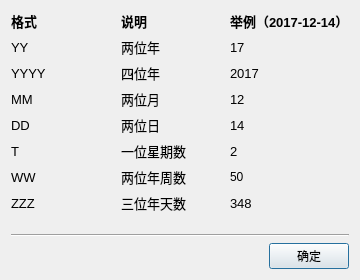
<?xml version="1.0" encoding="UTF-8"?>
<ui version="4.0">
 <class>DialogDateFormatInfo</class>
 <widget class="QDialog" name="DialogDateFormatInfo">
  <property name="geometry">
   <rect>
    <x>0</x>
    <y>0</y>
    <width>360</width>
    <height>280</height>
   </rect>
  </property>
  <property name="windowTitle">
   <string>日期格式说明</string>
  </property>
  <layout class="QVBoxLayout" name="verticalLayout">
   <item>
    <layout class="QGridLayout" name="gridLayout">
     <item row="0" column="0">
      <widget class="QLabel" name="labelHeader1">
       <property name="minimumSize">
        <size>
         <width>0</width>
         <height>20</height>
        </size>
       </property>
       <property name="font">
        <font>
         <pointsize>10</pointsize>
         <weight>75</weight>
         <bold>true</bold>
        </font>
       </property>
       <property name="text">
        <string>格式</string>
       </property>
      </widget>
     </item>
     <item row="0" column="1">
      <widget class="QLabel" name="labelHeader2">
       <property name="minimumSize">
        <size>
         <width>0</width>
         <height>20</height>
        </size>
       </property>
       <property name="font">
        <font>
         <pointsize>10</pointsize>
         <weight>75</weight>
         <bold>true</bold>
        </font>
       </property>
       <property name="text">
        <string>说明</string>
       </property>
      </widget>
     </item>
     <item row="0" column="2">
      <widget class="QLabel" name="labelHeader3">
       <property name="minimumSize">
        <size>
         <width>0</width>
         <height>20</height>
        </size>
       </property>
       <property name="font">
        <font>
         <pointsize>10</pointsize>
         <weight>75</weight>
         <bold>true</bold>
        </font>
       </property>
       <property name="text">
        <string>举例（2017-12-14）</string>
       </property>
      </widget>
     </item>
     <item row="2" column="0">
      <widget class="QLabel" name="labelFormat2">
       <property name="minimumSize">
        <size>
         <width>0</width>
         <height>20</height>
        </size>
       </property>
       <property name="font">
        <font>
         <pointsize>10</pointsize>
        </font>
       </property>
       <property name="text">
        <string>YYYY</string>
       </property>
      </widget>
     </item>
     <item row="7" column="0">
      <widget class="QLabel" name="labelFormat7">
       <property name="minimumSize">
        <size>
         <width>0</width>
         <height>20</height>
        </size>
       </property>
       <property name="font">
        <font>
         <pointsize>10</pointsize>
        </font>
       </property>
       <property name="text">
        <string>ZZZ</string>
       </property>
      </widget>
     </item>
     <item row="1" column="0">
      <widget class="QLabel" name="labelFormat1">
       <property name="minimumSize">
        <size>
         <width>0</width>
         <height>20</height>
        </size>
       </property>
       <property name="font">
        <font>
         <pointsize>10</pointsize>
        </font>
       </property>
       <property name="text">
        <string>YY</string>
       </property>
      </widget>
     </item>
     <item row="3" column="0">
      <widget class="QLabel" name="labelFormat3">
       <property name="minimumSize">
        <size>
         <width>0</width>
         <height>20</height>
        </size>
       </property>
       <property name="font">
        <font>
         <pointsize>10</pointsize>
        </font>
       </property>
       <property name="text">
        <string>MM</string>
       </property>
      </widget>
     </item>
     <item row="4" column="0">
      <widget class="QLabel" name="labelFormat4">
       <property name="minimumSize">
        <size>
         <width>0</width>
         <height>20</height>
        </size>
       </property>
       <property name="font">
        <font>
         <pointsize>10</pointsize>
        </font>
       </property>
       <property name="text">
        <string>DD</string>
       </property>
      </widget>
     </item>
     <item row="1" column="1">
      <widget class="QLabel" name="labelDetail1">
       <property name="minimumSize">
        <size>
         <width>0</width>
         <height>20</height>
        </size>
       </property>
       <property name="font">
        <font>
         <pointsize>10</pointsize>
        </font>
       </property>
       <property name="text">
        <string>两位年</string>
       </property>
      </widget>
     </item>
     <item row="2" column="1">
      <widget class="QLabel" name="labelDetail2">
       <property name="minimumSize">
        <size>
         <width>0</width>
         <height>20</height>
        </size>
       </property>
       <property name="font">
        <font>
         <pointsize>10</pointsize>
        </font>
       </property>
       <property name="text">
        <string>四位年</string>
       </property>
      </widget>
     </item>
     <item row="3" column="1">
      <widget class="QLabel" name="labelDetail3">
       <property name="minimumSize">
        <size>
         <width>0</width>
         <height>20</height>
        </size>
       </property>
       <property name="font">
        <font>
         <pointsize>10</pointsize>
        </font>
       </property>
       <property name="text">
        <string>两位月</string>
       </property>
      </widget>
     </item>
     <item row="4" column="1">
      <widget class="QLabel" name="labelDetail4">
       <property name="minimumSize">
        <size>
         <width>0</width>
         <height>20</height>
        </size>
       </property>
       <property name="font">
        <font>
         <pointsize>10</pointsize>
        </font>
       </property>
       <property name="text">
        <string>两位日</string>
       </property>
      </widget>
     </item>
     <item row="7" column="1">
      <widget class="QLabel" name="labelDetail7">
       <property name="minimumSize">
        <size>
         <width>0</width>
         <height>20</height>
        </size>
       </property>
       <property name="font">
        <font>
         <pointsize>10</pointsize>
        </font>
       </property>
       <property name="text">
        <string>三位年天数</string>
       </property>
      </widget>
     </item>
     <item row="6" column="0">
      <widget class="QLabel" name="labelFormat6">
       <property name="minimumSize">
        <size>
         <width>0</width>
         <height>20</height>
        </size>
       </property>
       <property name="font">
        <font>
         <pointsize>10</pointsize>
        </font>
       </property>
       <property name="text">
        <string>WW</string>
       </property>
      </widget>
     </item>
     <item row="5" column="0">
      <widget class="QLabel" name="labelFormat5">
       <property name="minimumSize">
        <size>
         <width>0</width>
         <height>20</height>
        </size>
       </property>
       <property name="font">
        <font>
         <pointsize>10</pointsize>
        </font>
       </property>
       <property name="text">
        <string>T</string>
       </property>
      </widget>
     </item>
     <item row="5" column="1">
      <widget class="QLabel" name="labelDetail5">
       <property name="minimumSize">
        <size>
         <width>0</width>
         <height>20</height>
        </size>
       </property>
       <property name="font">
        <font>
         <pointsize>10</pointsize>
        </font>
       </property>
       <property name="text">
        <string>一位星期数</string>
       </property>
      </widget>
     </item>
     <item row="6" column="1">
      <widget class="QLabel" name="labelDetail6">
       <property name="minimumSize">
        <size>
         <width>0</width>
         <height>20</height>
        </size>
       </property>
       <property name="font">
        <font>
         <pointsize>10</pointsize>
        </font>
       </property>
       <property name="text">
        <string>两位年周数</string>
       </property>
      </widget>
     </item>
     <item row="1" column="2">
      <widget class="QLabel" name="labelExample1">
       <property name="minimumSize">
        <size>
         <width>0</width>
         <height>20</height>
        </size>
       </property>
       <property name="font">
        <font>
         <pointsize>10</pointsize>
        </font>
       </property>
       <property name="text">
        <string>17</string>
       </property>
      </widget>
     </item>
     <item row="2" column="2">
      <widget class="QLabel" name="labelExample2">
       <property name="minimumSize">
        <size>
         <width>0</width>
         <height>20</height>
        </size>
       </property>
       <property name="font">
        <font>
         <pointsize>10</pointsize>
        </font>
       </property>
       <property name="text">
        <string>2017</string>
       </property>
      </widget>
     </item>
     <item row="3" column="2">
      <widget class="QLabel" name="labelExample3">
       <property name="minimumSize">
        <size>
         <width>0</width>
         <height>20</height>
        </size>
       </property>
       <property name="font">
        <font>
         <pointsize>10</pointsize>
        </font>
       </property>
       <property name="text">
        <string>12</string>
       </property>
      </widget>
     </item>
     <item row="4" column="2">
      <widget class="QLabel" name="labelExample4">
       <property name="minimumSize">
        <size>
         <width>0</width>
         <height>20</height>
        </size>
       </property>
       <property name="font">
        <font>
         <pointsize>10</pointsize>
        </font>
       </property>
       <property name="text">
        <string>14</string>
       </property>
      </widget>
     </item>
     <item row="5" column="2">
      <widget class="QLabel" name="labelExample5">
       <property name="minimumSize">
        <size>
         <width>0</width>
         <height>20</height>
        </size>
       </property>
       <property name="font">
        <font>
         <pointsize>10</pointsize>
        </font>
       </property>
       <property name="text">
        <string>2</string>
       </property>
      </widget>
     </item>
     <item row="6" column="2">
      <widget class="QLabel" name="labelExample6">
       <property name="minimumSize">
        <size>
         <width>0</width>
         <height>20</height>
        </size>
       </property>
       <property name="text">
        <string>50</string>
       </property>
      </widget>
     </item>
     <item row="7" column="2">
      <widget class="QLabel" name="labelExample7">
       <property name="minimumSize">
        <size>
         <width>0</width>
         <height>20</height>
        </size>
       </property>
       <property name="font">
        <font>
         <pointsize>10</pointsize>
        </font>
       </property>
       <property name="text">
        <string>348</string>
       </property>
      </widget>
     </item>
    </layout>
   </item>
   <item>
    <spacer name="verticalSpacer">
     <property name="orientation">
      <enum>Qt::Vertical</enum>
     </property>
     <property name="sizeHint" stdset="0">
      <size>
       <width>20</width>
       <height>40</height>
      </size>
     </property>
    </spacer>
   </item>
   <item>
    <widget class="Line" name="line">
     <property name="orientation">
      <enum>Qt::Horizontal</enum>
     </property>
    </widget>
   </item>
   <item>
    <layout class="QHBoxLayout" name="horizontalLayout">
     <item>
      <spacer name="horizontalSpacer">
       <property name="orientation">
        <enum>Qt::Horizontal</enum>
       </property>
       <property name="sizeHint" stdset="0">
        <size>
         <width>40</width>
         <height>20</height>
        </size>
       </property>
      </spacer>
     </item>
     <item>
      <widget class="QPushButton" name="buttonOK">
       <property name="text">
        <string>确定</string>
       </property>
       <property name="icon">
        <iconset resource="../PCS.qrc">
         <normaloff>:/images/pngs/common_accept.png</normaloff>:/images/pngs/common_accept.png</iconset>
       </property>
      </widget>
     </item>
    </layout>
   </item>
  </layout>
 </widget>
 <resources>
  <include location="../PCS.qrc"/>
 </resources>
 <connections/>
</ui>
